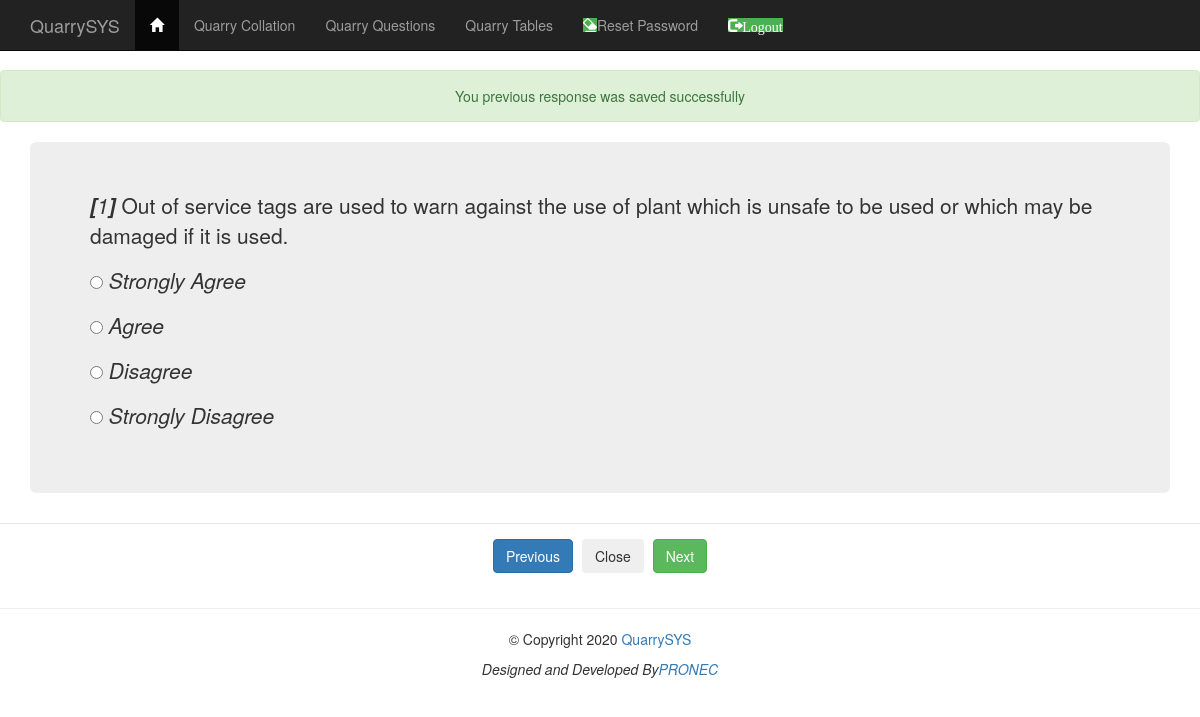
/qms4/qms_one.php, run on the app's committed database.
### tables this page shows
CREATE TABLE `qit_table` (
  `ID` int(11) NOT NULL,
  `Question` text NOT NULL,
  `OptionA` varchar(255) NOT NULL,
  `OptionB` varchar(255) NOT NULL,
  `OptionC` varchar(255) NOT NULL,
  `OptionD` varchar(255) NOT NULL,
  `Strongly_Agree` int(11) NOT NULL DEFAULT '1',
  `Agree` int(11) NOT NULL DEFAULT '1',
  `Disagree` int(11) NOT NULL DEFAULT '1',
  `Strongly_Disagree` int(11) NOT NULL DEFAULT '1'
);

### qms4/qms_handler.php (called while the page is built)
<?php
		if ($stmt) {
			$stmt->execute();
			$res = $stmt->get_result();
			if ($res->num_rows > 0) {
				$row = $res->fetch_assoc();
				$qID = $row['ID'];
				$question = $row['Question'];
				$A = $row['OptionA'];
				$B = $row['OptionB'];
				$C = $row['OptionC'];
				$D = $row['OptionD'];
			}
			else {
				print "Error - No rows";
			}
		}
		else {
			print "Error - DB ERROR";
		}

### qms4/qms_questions.php (the view, shortened to what this page needs)
<div class="container">
	<div class="jumbotron">
			<P>
			<?PHP print "<i><b>[</b>". $qID ."<b>]</b></i>" . " " .$question; ?>
			<P>
			<INPUT TYPE = 'Radio' Name ='q' required="" value= 'A' <?PHP print " ". $answerA; ?>><?PHP print " ". "<i>". $A . "</i>"; ?>
			<P>
			<INPUT TYPE = 'Radio' Name ='q'  required="" value= 'B' <?PHP print $answerB; ?>><?PHP print " ". "<i>". $B . "</i>"; ?>
			<P>
			<INPUT TYPE = 'Radio' Name ='q'  required="" value= 'C' <?PHP print $answerC; ?>><?PHP print " ". "<i>".$C . "</i>"; ?>
			<P>
			<P>
			<INPUT TYPE = 'Radio' Name ='q'  required="" value= 'D' <?PHP print $answerD; ?>><?PHP print " ". "<i>".$D . "</i>"; ?>
	</div>
</div>

### container/header.php (style rules this page uses)
body { padding-top: 70px; }

### data on the page
qit_table: ID "1", Question "Out of service tags are used to warn against the use of plant which is unsafe to be used or which may be damaged if it is used.", OptionA "Strongly Agree", OptionB "Agree", OptionC "Disagree", OptionD "Strongly Disagree"
